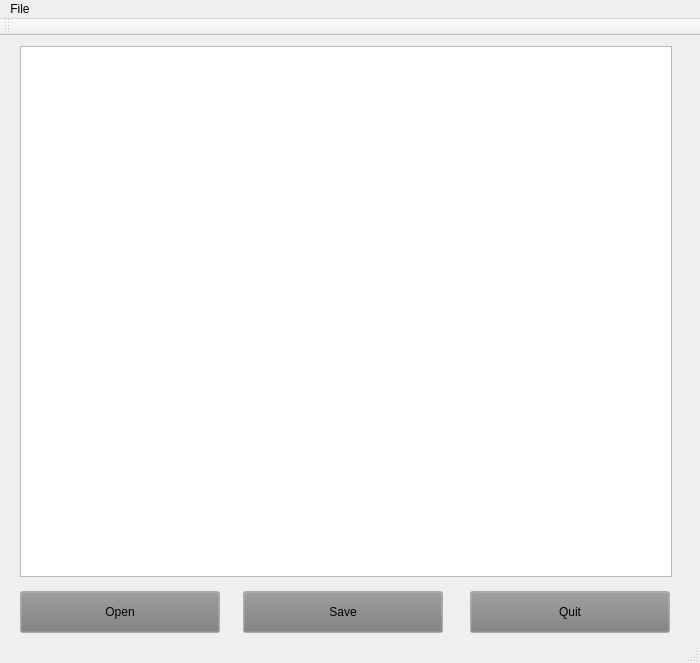
<?xml version="1.0" encoding="UTF-8"?>
<ui version="4.0">
 <class>Notepad</class>
 <widget class="QMainWindow" name="Notepad">
  <property name="geometry">
   <rect>
    <x>0</x>
    <y>0</y>
    <width>700</width>
    <height>663</height>
   </rect>
  </property>
  <property name="windowTitle">
   <string>Notepad</string>
  </property>
  <widget class="QWidget" name="centralWidget">
   <widget class="QTextEdit" name="textEdit">
    <property name="geometry">
     <rect>
      <x>20</x>
      <y>10</y>
      <width>652</width>
      <height>531</height>
     </rect>
    </property>
   </widget>
   <widget class="QPushButton" name="quitButton">
    <property name="geometry">
     <rect>
      <x>470</x>
      <y>555</y>
      <width>200</width>
      <height>42</height>
     </rect>
    </property>
    <property name="palette">
     <palette>
      <active>
       <colorrole role="Button">
        <brush brushstyle="SolidPattern">
         <color alpha="255">
          <red>155</red>
          <green>155</green>
          <blue>155</blue>
         </color>
        </brush>
       </colorrole>
      </active>
      <inactive>
       <colorrole role="Button">
        <brush brushstyle="SolidPattern">
         <color alpha="255">
          <red>125</red>
          <green>125</green>
          <blue>125</blue>
         </color>
        </brush>
       </colorrole>
      </inactive>
      <disabled>
       <colorrole role="Button">
        <brush brushstyle="SolidPattern">
         <color alpha="255">
          <red>125</red>
          <green>125</green>
          <blue>125</blue>
         </color>
        </brush>
       </colorrole>
      </disabled>
     </palette>
    </property>
    <property name="text">
     <string>Quit</string>
    </property>
    <property name="flat">
     <bool>false</bool>
    </property>
   </widget>
   <widget class="QPushButton" name="saveButton">
    <property name="geometry">
     <rect>
      <x>243</x>
      <y>555</y>
      <width>200</width>
      <height>42</height>
     </rect>
    </property>
    <property name="palette">
     <palette>
      <active>
       <colorrole role="Button">
        <brush brushstyle="SolidPattern">
         <color alpha="255">
          <red>157</red>
          <green>157</green>
          <blue>157</blue>
         </color>
        </brush>
       </colorrole>
      </active>
      <inactive>
       <colorrole role="Button">
        <brush brushstyle="SolidPattern">
         <color alpha="255">
          <red>123</red>
          <green>123</green>
          <blue>123</blue>
         </color>
        </brush>
       </colorrole>
      </inactive>
      <disabled>
       <colorrole role="Button">
        <brush brushstyle="SolidPattern">
         <color alpha="255">
          <red>123</red>
          <green>123</green>
          <blue>123</blue>
         </color>
        </brush>
       </colorrole>
      </disabled>
     </palette>
    </property>
    <property name="text">
     <string>Save</string>
    </property>
    <property name="default">
     <bool>false</bool>
    </property>
    <property name="flat">
     <bool>false</bool>
    </property>
   </widget>
   <widget class="QPushButton" name="openButton">
    <property name="geometry">
     <rect>
      <x>20</x>
      <y>555</y>
      <width>200</width>
      <height>42</height>
     </rect>
    </property>
    <property name="palette">
     <palette>
      <active>
       <colorrole role="Button">
        <brush brushstyle="SolidPattern">
         <color alpha="255">
          <red>157</red>
          <green>157</green>
          <blue>157</blue>
         </color>
        </brush>
       </colorrole>
      </active>
      <inactive>
       <colorrole role="Button">
        <brush brushstyle="SolidPattern">
         <color alpha="255">
          <red>123</red>
          <green>123</green>
          <blue>123</blue>
         </color>
        </brush>
       </colorrole>
      </inactive>
      <disabled>
       <colorrole role="Button">
        <brush brushstyle="SolidPattern">
         <color alpha="255">
          <red>157</red>
          <green>157</green>
          <blue>157</blue>
         </color>
        </brush>
       </colorrole>
      </disabled>
     </palette>
    </property>
    <property name="text">
     <string>Open</string>
    </property>
    <property name="flat">
     <bool>false</bool>
    </property>
   </widget>
  </widget>
  <widget class="QToolBar" name="mainToolBar">
   <attribute name="toolBarArea">
    <enum>TopToolBarArea</enum>
   </attribute>
   <attribute name="toolBarBreak">
    <bool>false</bool>
   </attribute>
  </widget>
  <widget class="QStatusBar" name="statusBar"/>
  <widget class="QMenuBar" name="menuBar">
   <property name="geometry">
    <rect>
     <x>0</x>
     <y>0</y>
     <width>700</width>
     <height>21</height>
    </rect>
   </property>
   <widget class="QMenu" name="menuFile">
    <property name="title">
     <string>File</string>
    </property>
    <addaction name="actionOpen"/>
    <addaction name="actionSave"/>
    <addaction name="actionQuit"/>
   </widget>
   <addaction name="menuFile"/>
  </widget>
  <action name="actionOpen">
   <property name="text">
    <string>Open</string>
   </property>
  </action>
  <action name="actionSave">
   <property name="text">
    <string>Save</string>
   </property>
  </action>
  <action name="actionQuit">
   <property name="text">
    <string>Quit</string>
   </property>
  </action>
 </widget>
 <layoutdefault spacing="6" margin="11"/>
 <resources/>
 <connections/>
</ui>
